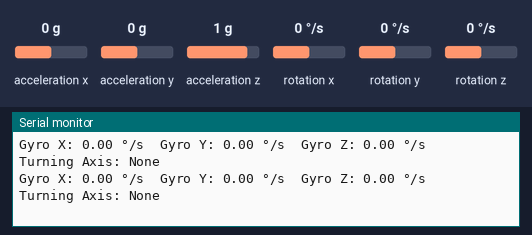
Bench run of a sketch on a simulated Arduino Uno, built with avr-gcc and run on an emulated ATmega328P. On the bench: the last lines printed to the serial monitor. The test bench sets the inputs (shaded band); at power-on: rotation x 0 °/s, rotation y 0 °/s, rotation z 0 °/s, acceleration x 0 g, acceleration y 0 g, acceleration z 1 g.

Above: at 2.4 s.
2.5 s: rotation x set to -192 °/s
At 3.1 s:
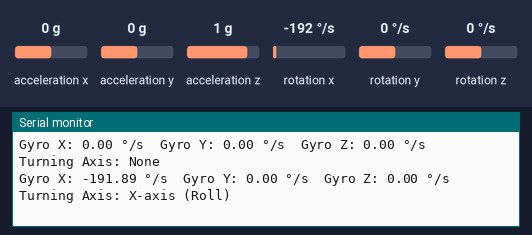
4.7 s: rotation y set to -192 °/s
At 5.2 s:
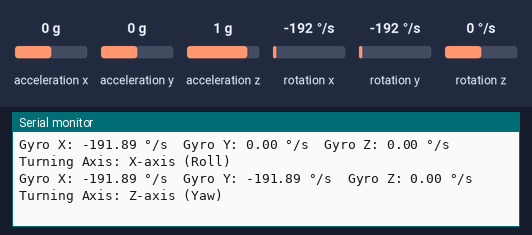
6.7 s: rotation x set to -100 °/s
At 7.2 s:
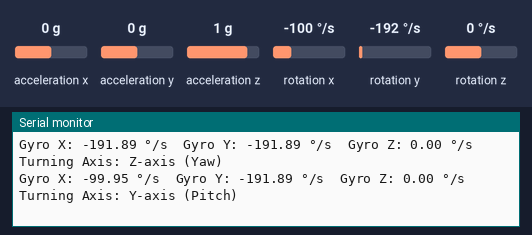
8.7 s: rotation z set to -192 °/s
At 9.2 s:
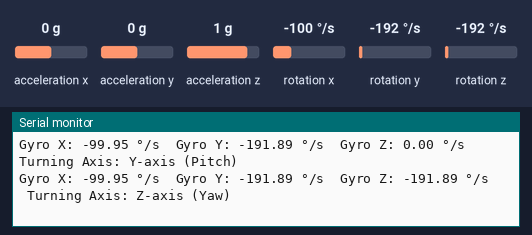

The sketch:

DefineTurningAxis.ino
```cpp
#include <Wire.h>
#include <MPU6050.h>

// Create an MPU6050 object
MPU6050 mpu;

// Variables to store raw gyro readings
int16_t rawGyroX, rawGyroY, rawGyroZ;

// Variables to store converted gyro readings in degrees per second
float gyroX, gyroY, gyroZ;

// Calibration offsets
float gyroOffsetX = 0.0, gyroOffsetY = 0.0, gyroOffsetZ = 0.0;

// Gyroscope scale factor based on full-scale range (±250°/s)
const float GYRO_SCALE = 250.0 / 32768.0;

// Threshold to determine significant rotation (adjust as needed)
const float ROTATION_THRESHOLD = 10.0; // in degrees per second

// Duration for calibration (in number of samples)
const int CALIBRATION_SAMPLES = 100;

// Function Prototypes
bool initializeMPU6050();
void calibrateGyroscope();
void determineTurningAxis(String &axis);

void setup() {
  // Initialize Serial Communication
  Serial.begin(115200);
  while (!Serial) { ; } // Wait for Serial to be ready

  Serial.println("Initializing MPU6050...");

  // Initialize MPU6050
  if (!initializeMPU6050()) {
    Serial.println("Failed to initialize MPU6050. Check connections.");
    while (1); // Halt if initialization fails
  }

  // Calibrate Gyroscope
  calibrateGyroscope();
  Serial.println("Calibration complete. Starting rotation detection.");
}

void loop() {
  // Read raw gyroscope data
  mpu.getRotation(&rawGyroX, &rawGyroY, &rawGyroZ);

  // Convert raw gyro data to degrees per second and apply offsets
  gyroX = ((float)rawGyroX) * GYRO_SCALE - gyroOffsetX;
  gyroY = ((float)rawGyroY) * GYRO_SCALE - gyroOffsetY;
  gyroZ = ((float)rawGyroZ) * GYRO_SCALE - gyroOffsetZ;

  // Determine the turning axis
  String turningAxis = "None";
  determineTurningAxis(turningAxis);

  // Print gyro data and turning axis
  Serial.print("Gyro X: "); Serial.print(gyroX, 2); Serial.print(" °/s\t");
  Serial.print("Gyro Y: "); Serial.print(gyroY, 2); Serial.print(" °/s\t");
  Serial.print("Gyro Z: "); Serial.print(gyroZ, 2); Serial.print(" °/s\t");
  Serial.print("Turning Axis: "); Serial.println(turningAxis);

  delay(500); // Adjust delay as needed
}

// Function to initialize MPU6050
bool initializeMPU6050() {
  Wire.begin();
  mpu.initialize();

  // Check connection
  if (!mpu.testConnection()) {
    return false;
  }

  // Configure the gyro sensitivity (±250°/s)
  mpu.setFullScaleGyroRange(MPU6050_GYRO_FS_250);

  return true;
}

// Function to calibrate the gyroscope
void calibrateGyroscope() {
  Serial.println("Calibrating gyroscope. Please keep the robot stationary.");
  long sumX = 0, sumY = 0, sumZ = 0;

  for (int i = 0; i < CALIBRATION_SAMPLES; i++) {
    mpu.getRotation(&rawGyroX, &rawGyroY, &rawGyroZ);
    sumX += rawGyroX;
    sumY += rawGyroY;
    sumZ += rawGyroZ;
    delay(10); // Adjust delay based on sample rate
  }

  gyroOffsetX = ((float)sumX / CALIBRATION_SAMPLES) * GYRO_SCALE;
  gyroOffsetY = ((float)sumY / CALIBRATION_SAMPLES) * GYRO_SCALE;
  gyroOffsetZ = ((float)sumZ / CALIBRATION_SAMPLES) * GYRO_SCALE;

  Serial.println("Gyroscope calibration complete.");
  Serial.print("Gyro Offsets - X: "); Serial.print(gyroOffsetX, 2);
  Serial.print(" °/s, Y: "); Serial.print(gyroOffsetY, 2);
  Serial.print(" °/s, Z: "); Serial.print(gyroOffsetZ, 2); Serial.println(" °/s");
}

// Function to determine the turning axis based on gyro data
void determineTurningAxis(String &axis) {
  // Calculate absolute gyro values
  float absGyroX = abs(gyroX);
  float absGyroY = abs(gyroY);
  float absGyroZ = abs(gyroZ);

  // Initialize variables to track the highest rotation
  float maxGyro = 0.0;

  if (absGyroX > ROTATION_THRESHOLD || absGyroY > ROTATION_THRESHOLD || absGyroZ > ROTATION_THRESHOLD) {
    if (absGyroX > absGyroY && absGyroX > absGyroZ) {
      maxGyro = absGyroX;
      axis = "X-axis (Roll)";
    }
    else if (absGyroY > absGyroX && absGyroY > absGyroZ) {
      maxGyro = absGyroY;
      axis = "Y-axis (Pitch)";
    }
    else {
      maxGyro = absGyroZ;
      axis = "Z-axis (Yaw)";
    }
  }
  else {
    axis = "None";
  }
}
```

Measured:
- after the input at 2.5 s, the serial monitor: prints a new line after 0.22 s (image 1)
- after the input at 4.7 s, the serial monitor: prints a new line at once (image 2)
- after the input at 6.7 s, the serial monitor: prints a new line after 0.06 s (image 3)
- after the input at 8.7 s, the serial monitor: prints a new line after 0.07 s (image 4)
